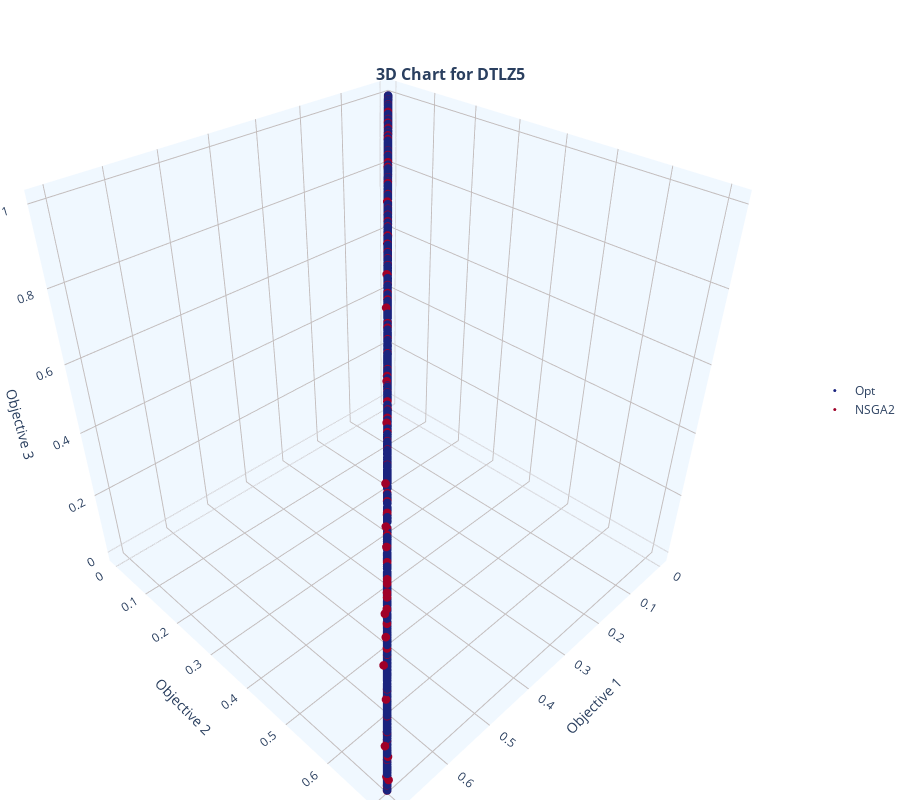

Source (notebook cell):
### Markdown cell above
### DTLZ5 (Degenerate Curve in 3D)

### Code cell
mop = mb.mops.DTLZ5(M=3)
exp = mb.experiment(mop=mop, moea=mb.moeas.NSGA2())
F_opt = exp.optimal(n_points=1000).objectives
exp.run(generations=200, population=100)
mb.view.topo_shape(SmartArray(F_opt, name="Opt"), SmartArray(exp.front(), name="NSGA2"), title="DTLZ5")
